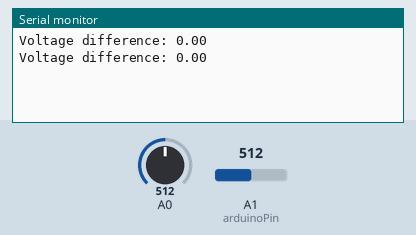
A sketch run on a simulated Arduino Uno, built with avr-gcc and run on an emulated ATmega328P. On the bench: the last lines printed to the serial monitor. The test bench sets the inputs (shaded band); at power-on: A0 = 512, A1 (arduinoPin) = 512.

Above: at 1.8 s.
1.9 s: A0 set to 716
At 2.8 s:
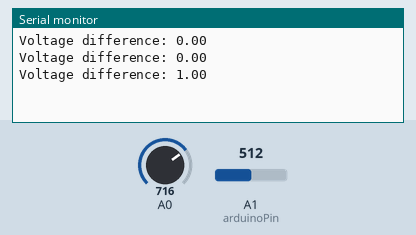
3.4 s: A1 (arduinoPin) set to 306
At 4.6 s:
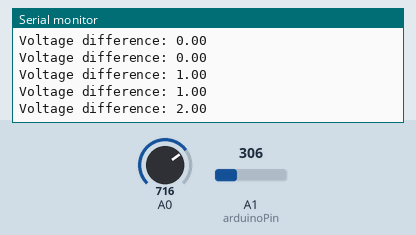
4.9 s: A0 set to 900
At 5.4 s:
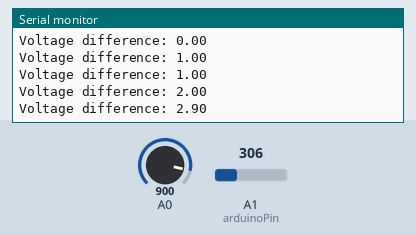
6.4 s: A1 (arduinoPin) set to 122
At 7.8 s:
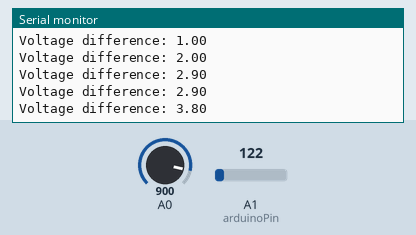
Timing chart, 0 to 8.9 s (numbered marks = the images above; inputs shaded):
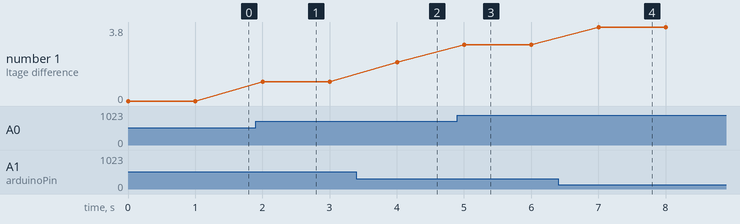

Measured:
- after the input at 1.9 s, the serial monitor: prints a new line after 0.10 s (image 1)
- after the input at 3.4 s, the serial monitor: prints a new line after 0.60 s (image 2)
- after the input at 4.9 s, the serial monitor: prints a new line after 0.10 s (image 3)
- after the input at 6.4 s, the serial monitor: prints a new line after 0.61 s (image 4)
- plotted number 1: 0 → 1 after the input at 1.9 s, 1 → 2 after the input at 3.4 s, 2 → 2.9 after the input at 4.9 s, 2.9 → 3.8 after the input at 6.4 s

The sketch:

Teht2.ino
```cpp
/*
Tee aliohjelma, jonka prototyyppi (=määrittely) on muotoa float analogCompare(int), joka ottaa inputtina analogiapinnin numeron 1,..,5.
Ohjelma mittaa analogia jännitteen asteikolla 0-5 volttia referenssipinnistä A0 ja käyttäjän antamasta analogia pinnistä (1-5) ja palauttaa jännitteiden eron.
Testaa ohjelmasi toiminta syöttämällä hyppylangalla 5V A0-pinniin ja 3.3V aliohjelmalle määriteltyyn pinniin.
Käytä aliohjelmasi toteutuksessa switch-case rakennetta (jotta muistuisi mieleen tuokin rakenne)
*/

#include <Arduino.h>

float analogCompare(int analogPin) {
    int arduinoPin;
    switch (analogPin) {
        case 1: arduinoPin = A1; break; // Pinni A1 käytössä mittauksissa
        case 2: arduinoPin = A2; break; // Loput pinnit on määritelty, mutta ei käytössä
        case 3: arduinoPin = A3; break; // Niitä kyllä voi käyttää
        case 4: arduinoPin = A4; break;
        case 5: arduinoPin = A5; break;
        default: return 0.0; // Jos pinni on väärä, palauttaa monitoriin 0.0
    }

    int refValue = analogRead(A0);         // Referenssijännite pinnistä A0
    int pinValue = analogRead(arduinoPin); // Jännite valitusta pinnistä

    float refVoltage = refValue * (5.0 / 1023.0); // Muunnetaan ADC-arvot volteiksi (0-1023 -> 0-5V)
    float pinVoltage = pinValue * (5.0 / 1023.0);

    return refVoltage - pinVoltage; // Palautetaan jännitteiden erotus
}

void setup() {
    Serial.begin(9600);
}

void loop() {
    int analogPin = 1; // Käytetään mittauksessa AnalogIn pinniä nro 1
    float voltageDifference = analogCompare(analogPin); // Kutsuu analogCompare aliohjelmaa
    Serial.print("Voltage difference: "); // Tulostaa jännitteiden eron monitoriin
    Serial.println(voltageDifference);
    delay(1000); // Odottaa 1 sekunnnin ennen seuraavaa mittausta
}
```
